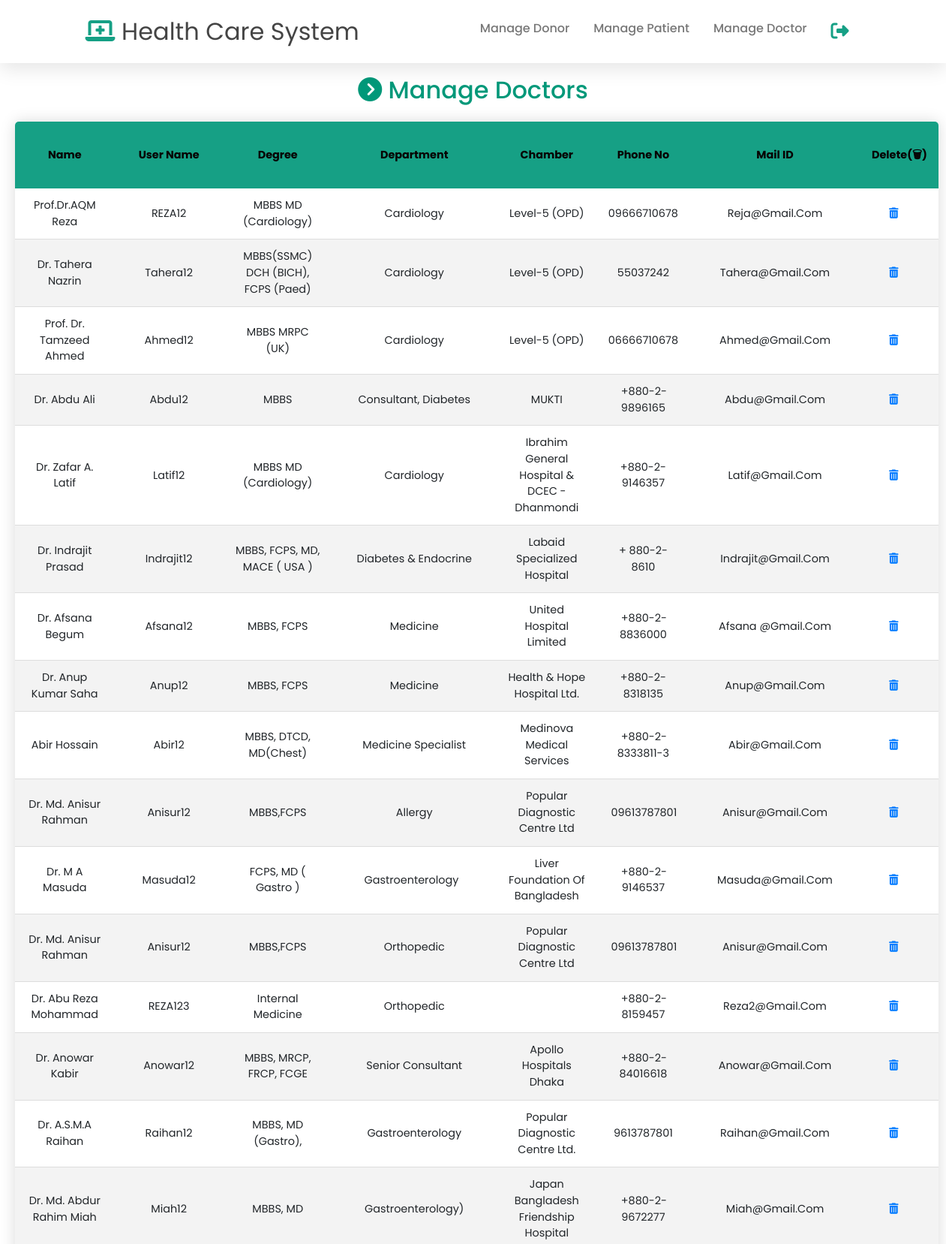
The page /PHP/Admin/ManageDoctor.php (signed in, upper part) on the database its author committed.
### tables this page shows
CREATE TABLE `doctortbl` (
  `dtid` int(100) NOT NULL,
  `dtname` varchar(50) NOT NULL,
  `dtdegree` varchar(50) NOT NULL,
  `dtdept` varchar(50) NOT NULL,
  `dtchamber` varchar(50) NOT NULL,
  `dtvisitingtime` varchar(50) NOT NULL,
  `dtvisitingdays` varchar(50) NOT NULL,
  `dtphone` varchar(50) NOT NULL,
  `dtuser_name` varchar(50) NOT NULL,
  `dtemail_id` varchar(50) NOT NULL,
  `dtpass` varchar(50) NOT NULL
);

### PHP/Admin/ManageDoctor.php (the view, shortened to what this page needs)
<?php
require_once './includes/header.php';
?>
<br>
<br>
<br>
<br>
<div class="hd"><h2><i class="fas fa-chevron-circle-right"></i> Manage Doctors</h2></div>
<section class="Dctrlist">
    <div class="Dctrlist">
        <table class="tablestyle">
            <thead>
                <tr>
                    <th>Name</th>
                    <th>User Name</th>
                    <th>Degree</th>
                    <th>Department</th>
                    <th>Chamber</th>
                    <th>Phone No</th>
                    <th>Mail ID</th>
                    <th>&nbsp;&nbsp; Delete(&#128465) &nbsp;&nbsp;</th>
                </tr>
            </thead>
            <tbody>
    </div>
</section>
<?php
require_once '../conn.php';
$query = "SELECT *FROM doctortbl";
$result = mysqli_query($conn, $query);
while ($r = mysqli_fetch_array($result)) {
    echo '<tr>';
    echo '<td><center>' . $r['dtname'] . '</center></td>';
    echo '<td><center>' . $r['dtuser_name'] . '</center></td>';
    echo '<td><center>' . $r['dtdegree'] . '</center></td>';
    echo '<td><center>' . $r['dtdept'] . '</center></td>';
    echo '<td><center>' . $r['dtchamber'] . '</center></td>';
    echo '<td><center>' . $r['dtphone'] . '</center></td>';
    echo '<td><center>' . $r['dtemail_id'] . '</center></td>';
    echo "<td><a href=\"DoctorDelete.php?dtid=$r[dtid]\" onClick=\"return confirm
('Are you sure to delete?')\"><input type='submit' value=''> &nbsp;&nbsp; &nbsp;&nbsp;<i class='fas fa-trash-alt'></i></a></td>";
    echo '</tr><center>';
}
?>
</body>
</html>

### PHP/Admin/css/tabstyle.css (style rules this page uses)
* { margin: 0; padding: 0; box-sizing: border-box; font-family: 'Poppins', sans-serif; outline: none; border: none; text-transform: capitalize; text-decoration: none; }
a:link { text-decoration: none; }
.tablestyle { border-collapse: collapse; margin: 0px 0; margin-bottom: 101px; font-size: 0.9rem; min-width: 400px; border-radius: 5px 5px 0 0; overflow: hidden; box-shadow: 0 0 20px rgba(0, 0, 0, 0.15); }
.tablestyle thead tr { background-color: #16a085; color: #070000; text-align: center; font-weight: bold; }
.tablestyle th, .tablestyle td { padding: 12px 15px; }
.tablestyle tbody tr { border-bottom: 1px solid #dddddd; }
.tablestyle tbody tr:nth-of-type(even) { background-color: #f3f3f3; }
.Dctrlist { padding: 5px 10px; margin: auto; }
.hd h2 { padding: 5px; color: #009879; text-align: center; }

### rows shown on the page
doctortbl: dtname "Prof.Dr.AQM Reza", dtuser_name "REZA12", dtdegree "MBBS MD (Cardiology)", dtdept "Cardiology", dtchamber "Level-5 (OPD)", dtphone "09666710678", dtemail "Reja@gmail.com"
doctortbl: dtname "Dr. Tahera Nazrin", dtuser_name "Tahera12", dtdegree "MBBS(SSMC) DCH (BICH), FCPS (Paed)", dtdept "Cardiology", dtchamber "Level-5 (OPD)", dtphone "55037242", dtemail "Tahera@gmail.com"
doctortbl: dtname "Prof. Dr. Tamzeed Ahmed", dtuser_name "Ahmed12", dtdegree "MBBS MRPC (UK)", dtdept "Cardiology", dtchamber "Level-5 (OPD)", dtphone "06666710678", dtemail "Ahmed@gmail.com"
doctortbl: dtname "Dr. Abdu Ali", dtuser_name "Abdu12", dtdegree "MBBS", dtdept "Consultant, Diabetes", dtchamber "MUKTI", dtphone "+880-2-9896165", dtemail "Abdu@gmail.com"
doctortbl: dtname "Dr. Zafar A. Latif", dtuser_name "Latif12", dtdegree "MBBS MD (Cardiology)", dtdept "Cardiology", dtchamber "Ibrahim General Hospital & DCEC - Dhanmondi", dtphone "+880-2- 9146357", dtemail "Latif@gmail.com"
doctortbl: dtname "Dr. Indrajit Prasad", dtuser_name "Indrajit12", dtdegree "MBBS, FCPS, MD, MACE ( USA )", dtdept "Diabetes & Endocrine", dtchamber "Labaid Specialized Hospital", dtphone "+ 880-2-8610", dtemail "Indrajit@gmail.com"
doctortbl: dtname "Dr. Afsana Begum", dtuser_name "Afsana12", dtdegree "MBBS, FCPS", dtdept "Medicine", dtchamber "United Hospital Limited", dtphone "+880-2-8836000", dtemail "Afsana @gmail.com"
doctortbl: dtname "Dr. Anup Kumar Saha", dtuser_name "Anup12", dtdegree "MBBS, FCPS", dtdept "Medicine", dtchamber "Health & Hope Hospital Ltd.", dtphone "+880-2-8318135", dtemail "Anup@gmail.com"
doctortbl: dtname "Abir Hossain", dtuser_name "Abir12", dtdegree "MBBS, DTCD, MD(Chest)", dtdept "Medicine Specialist", dtchamber "Medinova Medical Services", dtphone "+880-2-8333811-3", dtemail "Abir@gmail.com"
doctortbl: dtname "Dr. Md. Anisur Rahman", dtuser_name "Anisur12", dtdegree "MBBS,FCPS", dtdept "Allergy", dtchamber "Popular Diagnostic Centre Ltd", dtphone "09613787801", dtemail "Anisur@gmail.com"
doctortbl: dtname "Dr. M A Masuda", dtuser_name "Masuda12", dtdegree "FCPS, MD ( Gastro )", dtdept "Gastroenterology", dtchamber "Liver Foundation Of Bangladesh", dtphone "+880-2-9146537", dtemail "Masuda@gmail.com"
doctortbl: dtname "Dr. Md. Anisur Rahman", dtuser_name "Anisur12", dtdegree "MBBS,FCPS", dtdept "Orthopedic", dtchamber "Popular Diagnostic Centre Ltd", dtphone "09613787801", dtemail "Anisur@gmail.com"
doctortbl: dtname "Dr. Abu Reza Mohammad", dtuser_name "REZA123", dtdegree "Internal Medicine", dtdept "Orthopedic", dtphone "+880-2-8159457", dtemail "Reza2@gmail.com"
doctortbl: dtname "Dr. Anowar Kabir", dtuser_name "Anowar12", dtdegree "MBBS, MRCP, FRCP, FCGE", dtdept "Senior Consultant", dtchamber "Apollo Hospitals Dhaka", dtphone "+880-2-84016618", dtemail "Anowar@gmail.com"
doctortbl: dtname "Dr. A.S.M.A Raihan", dtuser_name "Raihan12", dtdegree "MBBS, MD (Gastro),", dtdept "Gastroenterology", dtchamber "Popular Diagnostic Centre Ltd.", dtphone "9613787801", dtemail "Raihan@gmail.com"
doctortbl: dtname "Dr. Md. Abdur Rahim Miah", dtuser_name "Miah12", dtdegree "MBBS, MD", dtdept "Gastroenterology)", dtchamber "Japan Bangladesh Friendship Hospital", dtphone "+880-2-9672277", dtemail "Miah@gmail.com"
